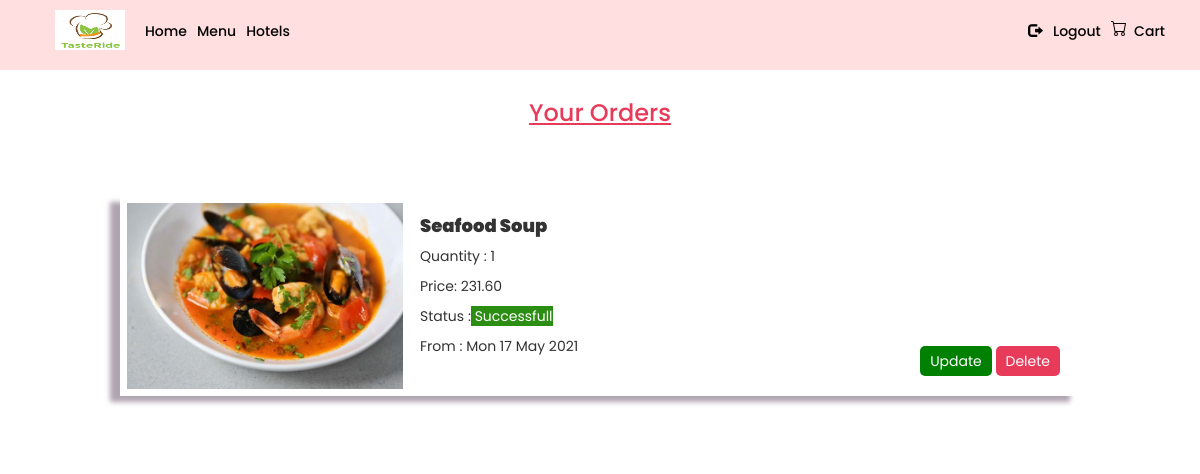
The app's page /food/cart (signed in) with its own data.
### food/models.py (models this page shows, shortened)
class Food(models.Model):
    name = models.CharField(max_length=50)
    description = models.CharField(max_length=1000)
    image = models.ImageField(upload_to='images/food/')
    rating = models.DecimalField(max_digits = 5,decimal_places = 1)
    price = models.DecimalField(max_digits = 10,decimal_places = 2,default=0)
    category = models.ForeignKey('Category',on_delete=models.CASCADE)

### food/views.py (the view)
# urls.py: path('cart',AllOrders,name="cart"),
def AllOrders(request):
    user_id = request.user.id
    user = get_object_or_404(User,pk=user_id)
    orders = Cart.objects.filter(user=user).values(
        'quantity',
        'ordered_on',
        'food__name',
        'food__price',
        'food__category__cname',
        'food__image'
    )
    return render(request,'food/cart.html',{
        'orders':orders
    })

### food/templates/food/cart.html
{% extends 'food/base.html' %}
{% load widget_tweaks %}
{% load crispy_forms_tags %}
{% block start %}
<h3 style="color: #E83A59;font-family: 'Poppins',sans-serif;text-align: center;margin-top: 40px;text-decoration: underline;">Your Orders</h3>
<div id="all" class="card-container">
    {% for order in orders.all %}
      <div class="card" style="width: 80% !important; display: flex;margin: 50px;">
        <div class="card-body-left">
          <img class="card-img-top" src="../media/{{order.food__image}}" alt="{{order.hotel__name}}"/>
        </div>
              <div class="card-body">
                <h5 class="card-title">{{order.food__name}}</h5>
                <p class="card-text1">Quantity : {{order.quantity}}</p>
                <p class="card-text1">Price: {{ order.food__price }} </p>
                <p class="card-text1">Status :<span style="background-color: #2B8D12; color: white;"> Successfull</span></p>
                <p class="card-text1">From : {{ order.ordered_on|date:"D d M Y" }}</p>
              </div>
              <div style="    margin-left: auto;
              margin-top: auto;
              padding: 20px;">
                 <button style="background-color: green;
                                color: white;
                                padding: 5px 10px;
                                border-radius: 5px;
                                border: none;">
                      <a href="#" style="text-decoration: none; color: white;">Update</a>
                  </button>
                  <button class="button">
                      <a href="#">
                        Delete
                      </a>
                    </button>
              </div>
          </div>
    {% endfor %}
</div>
{% endblock start %}

### food/static/food.css (style rules this page uses)
.card { box-shadow: -10px 6px 5px 0px rgba(176,164,176,1) !important; transition: all .3s ease-in-out !important; width : 30rem; }
.button { color: #ffffff !important; background-color: #E83A59 !important; padding: 5px 10px; border-radius: 5px; border: none; }
.button > a { text-decoration: none; color: white; }
.card-container { display: flex; justify-content: space-evenly; flex-grow: 4; flex-wrap: wrap; flex: 1 0 auto; font-family: 'Poppins', sans-serif; margin-top: 20px; }
.card-container > div { margin: 10px; }
.card-img-top { width: 29rem; padding: 0.7rem; text-align: center; height: 20rem; }
.card-body { padding: 10px; }
.card-title { font-weight: 900; font-size: 1.8rem; }

### records on screen
Food: food__name "Seafood Soup", quantity "1", food__price "231.60", ordered_on "Mon 17 May 2021"
